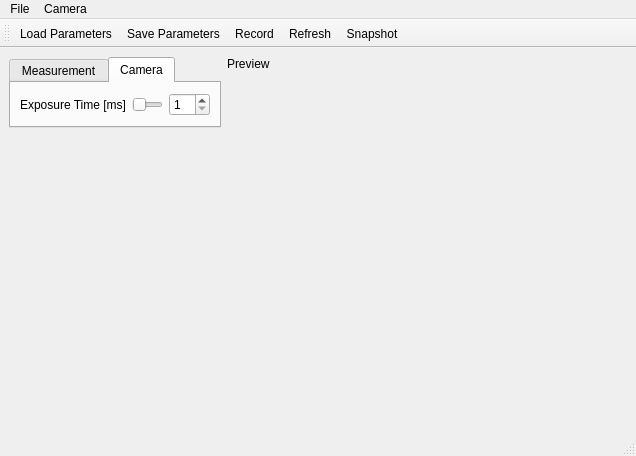
<?xml version="1.0" encoding="UTF-8"?>
<ui version="4.0">
 <class>fimWindow</class>
 <widget class="QMainWindow" name="fimWindow">
  <property name="geometry">
   <rect>
    <x>0</x>
    <y>0</y>
    <width>636</width>
    <height>456</height>
   </rect>
  </property>
  <property name="minimumSize">
   <size>
    <width>636</width>
    <height>456</height>
   </size>
  </property>
  <property name="windowTitle">
   <string>FIMrecorder</string>
  </property>
  <widget class="QWidget" name="centralwidget">
   <property name="sizePolicy">
    <sizepolicy hsizetype="Preferred" vsizetype="Preferred">
     <horstretch>1</horstretch>
     <verstretch>1</verstretch>
    </sizepolicy>
   </property>
   <property name="minimumSize">
    <size>
     <width>520</width>
     <height>320</height>
    </size>
   </property>
   <layout class="QGridLayout" name="gridLayout_2">
    <item row="0" column="1">
     <widget class="QLabel" name="previewLabel">
      <property name="sizePolicy">
       <sizepolicy hsizetype="Fixed" vsizetype="Fixed">
        <horstretch>0</horstretch>
        <verstretch>0</verstretch>
       </sizepolicy>
      </property>
      <property name="text">
       <string>Preview</string>
      </property>
     </widget>
    </item>
    <item row="0" column="0" rowspan="3" alignment="Qt::AlignTop">
     <widget class="QTabWidget" name="tabWidget">
      <property name="sizePolicy">
       <sizepolicy hsizetype="Expanding" vsizetype="Expanding">
        <horstretch>2</horstretch>
        <verstretch>2</verstretch>
       </sizepolicy>
      </property>
      <property name="currentIndex">
       <number>1</number>
      </property>
      <widget class="QWidget" name="tabMeasurement">
       <attribute name="title">
        <string>Measurement</string>
       </attribute>
      </widget>
      <widget class="QWidget" name="tabCam">
       <attribute name="title">
        <string>Camera</string>
       </attribute>
       <layout class="QGridLayout" name="gridLayout">
        <item row="0" column="1">
         <widget class="QSlider" name="ExpTimeSlider">
          <property name="minimum">
           <number>1</number>
          </property>
          <property name="maximum">
           <number>30</number>
          </property>
          <property name="orientation">
           <enum>Qt::Horizontal</enum>
          </property>
         </widget>
        </item>
        <item row="0" column="2">
         <widget class="QSpinBox" name="ExpTimeSpinBox">
          <property name="minimum">
           <number>1</number>
          </property>
          <property name="maximum">
           <number>30</number>
          </property>
         </widget>
        </item>
        <item row="0" column="0">
         <widget class="QLabel" name="ExposureTimeLabel">
          <property name="text">
           <string>Exposure Time [ms]</string>
          </property>
         </widget>
        </item>
       </layout>
      </widget>
     </widget>
    </item>
    <item row="1" column="1">
     <widget class="QLabel" name="camView">
      <property name="sizePolicy">
       <sizepolicy hsizetype="MinimumExpanding" vsizetype="MinimumExpanding">
        <horstretch>2</horstretch>
        <verstretch>2</verstretch>
       </sizepolicy>
      </property>
      <property name="minimumSize">
       <size>
        <width>400</width>
        <height>400</height>
       </size>
      </property>
      <property name="sizeIncrement">
       <size>
        <width>1</width>
        <height>1</height>
       </size>
      </property>
      <property name="text">
       <string/>
      </property>
     </widget>
    </item>
   </layout>
  </widget>
  <widget class="QMenuBar" name="menubar">
   <property name="geometry">
    <rect>
     <x>0</x>
     <y>0</y>
     <width>636</width>
     <height>18</height>
    </rect>
   </property>
   <widget class="QMenu" name="menuFile">
    <property name="title">
     <string>File</string>
    </property>
    <addaction name="actionLoad_Parameters"/>
    <addaction name="actionSave_Parameters"/>
   </widget>
   <widget class="QMenu" name="menuCamera">
    <property name="title">
     <string>Camera</string>
    </property>
    <addaction name="actionRecord"/>
    <addaction name="actionRefresh"/>
    <addaction name="actionSnapshot"/>
   </widget>
   <addaction name="menuFile"/>
   <addaction name="menuCamera"/>
  </widget>
  <widget class="QStatusBar" name="statusbar"/>
  <widget class="QToolBar" name="toolBar">
   <property name="windowTitle">
    <string>toolBar</string>
   </property>
   <attribute name="toolBarArea">
    <enum>TopToolBarArea</enum>
   </attribute>
   <attribute name="toolBarBreak">
    <bool>false</bool>
   </attribute>
   <addaction name="actionLoad_Parameters"/>
   <addaction name="actionSave_Parameters"/>
   <addaction name="actionRecord"/>
   <addaction name="actionRefresh"/>
   <addaction name="actionSnapshot"/>
  </widget>
  <action name="actionLoad_Parameters">
   <property name="text">
    <string>Load Parameters</string>
   </property>
   <property name="shortcut">
    <string>Ctrl+O</string>
   </property>
  </action>
  <action name="actionSave_Parameters">
   <property name="text">
    <string>Save Parameters</string>
   </property>
   <property name="shortcut">
    <string>Ctrl+S</string>
   </property>
  </action>
  <action name="actionRecord">
   <property name="checkable">
    <bool>true</bool>
   </property>
   <property name="text">
    <string>Record</string>
   </property>
   <property name="shortcut">
    <string>Ctrl+R</string>
   </property>
  </action>
  <action name="actionRefresh">
   <property name="text">
    <string>Refresh</string>
   </property>
   <property name="shortcut">
    <string>F5</string>
   </property>
  </action>
  <action name="actionSnapshot">
   <property name="text">
    <string>Snapshot</string>
   </property>
   <property name="shortcut">
    <string>Alt+S</string>
   </property>
  </action>
 </widget>
 <resources/>
 <connections>
  <connection>
   <sender>actionSnapshot</sender>
   <signal>triggered()</signal>
   <receiver>statusbar</receiver>
   <slot>update()</slot>
   <hints>
    <hint type="sourcelabel">
     <x>-1</x>
     <y>-1</y>
    </hint>
    <hint type="destinationlabel">
     <x>317</x>
     <y>446</y>
    </hint>
   </hints>
  </connection>
  <connection>
   <sender>ExpTimeSlider</sender>
   <signal>sliderMoved(int)</signal>
   <receiver>ExpTimeSpinBox</receiver>
   <slot>setValue(int)</slot>
   <hints>
    <hint type="sourcelabel">
     <x>134</x>
     <y>76</y>
    </hint>
    <hint type="destinationlabel">
     <x>199</x>
     <y>76</y>
    </hint>
   </hints>
  </connection>
  <connection>
   <sender>ExpTimeSpinBox</sender>
   <signal>valueChanged(int)</signal>
   <receiver>ExpTimeSlider</receiver>
   <slot>setValue(int)</slot>
   <hints>
    <hint type="sourcelabel">
     <x>199</x>
     <y>76</y>
    </hint>
    <hint type="destinationlabel">
     <x>134</x>
     <y>76</y>
    </hint>
   </hints>
  </connection>
 </connections>
</ui>
